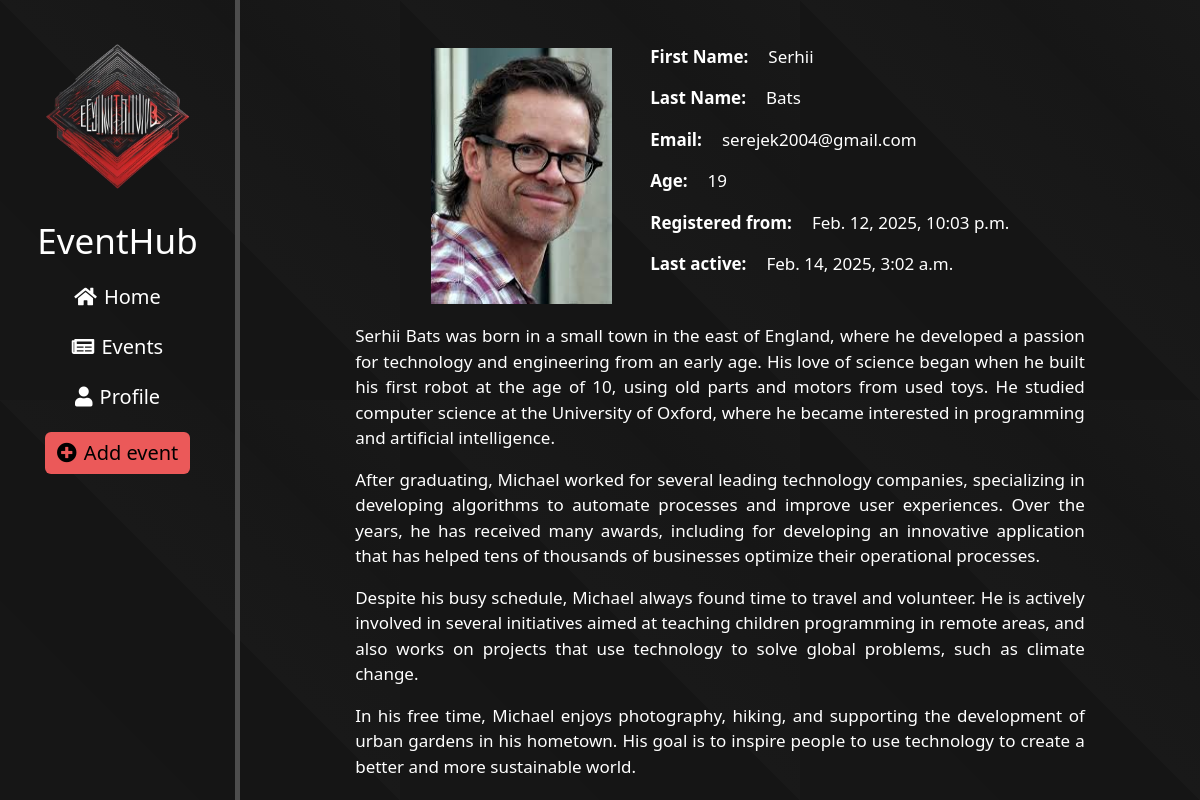
Screenshot of /profile/serejek (signed in) with the database file from the repository.
### profile/models.py (models this page shows, shortened)
class UserProfile(models.Model):
    user = models.OneToOneField(User, on_delete=models.CASCADE)
    slug = models.SlugField(unique=True, blank=True)
    age = models.PositiveIntegerField(null=True, blank=True, default=18)
    biography = models.TextField(null=True, blank=True, max_length=2000, default='Biography')
    profile_picture = models.ImageField(upload_to='static/profile_pics/', null=True, blank=True)
    class Meta:
        verbose_name = "Profile"
        verbose_name_plural = "Profiles"

### profile/views.py (the view)
# urls.py: path('profile/', include('profile.urls'), name='profile'),
def profile(request, slug):
    user_profile = get_object_or_404(UserProfile, slug=slug)
    is_owner = user_profile.user == request.user
    data = {"profile": user_profile, 'is_owner': is_owner}
    return render(request, 'profile/profile.html', data)

### profile/templates/profile/profile.html (shortened to what this page needs)
{% extends 'profile/base.html' %}
{% load static %}
{% block css %}
    <link rel="stylesheet" href="{% static 'profile/css/base.css' %}">
    <link rel="stylesheet" href="{% static 'main/css/base.css' %}">
    <link rel="stylesheet" href="{% static 'profile/css/profile.css' %}">
{% endblock css %}
{% block content %}
    {% if user.is_authenticated %}
        <div class="profile-content">
            <section class="profile-image-and-information">
                <div class="profile-image">
                    {% if profile.profile_picture %}
                        <img src="{{ profile.profile_picture.url }}"/>
                    {% else %}
                        <img src="{% static 'img/image-solid.svg' %}">
                    {% endif %}
                </div>
                <div class="profile-information">
                    <ul>
                        <li><span>First Name:</span> <p>{{ profile.user.first_name }}</p></li>
                        <li><span>Last Name:</span> <p>{{ profile.user.last_name }}</p></li>
                        <li><span>Email:</span> <p>{{ profile.user.email }}</p></li>
                        <li><span>Age:</span> <p>{{ profile.age }}</p></li>
                        <li><span>Registered from:</span> <p>{{ profile.user.date_joined }}</p></li>
                        <li><span>Last active:</span> <p>{{ profile.user.last_login }}</p></li>
                    </ul>
                </div>
            </section>
            <section class="profile-biography">
                <p>{{ profile.biography|linebreaks }}</p>
            </section>
        </div>
    {% endif %}
{% endblock content %}

### static/css/base.css (style rules this page uses)
body { display: flex; background: linear-gradient(45deg, #161616 25%, #151515 25%, #151515 50%, #191919 50%, #171717 75%, #161616 75%, #191919 100%); background-size: 400px 400px; animation: move-pattern 4s infinite linear; overflow-x: hidden; }

### profile/static/profile/css/base.css (style rules this page uses)
body { background-color: #282828; }

### main/static/main/css/base.css (style rules this page uses)
body { background-color: #282828; }

### profile/static/profile/css/profile.css (style rules this page uses)
.profile-content { color: white; margin-top: 5%; margin-left: 10%; width: 80%; height: 80%; font-size: 17px; }
.profile-image-and-information { height: 40%; width: 100%; display: flex; flex-direction: row; justify-content: center; }
.profile-image { height: 100%; display: flex; justify-content: center; align-items: center; }
.profile-image img { height: 100%; width: auto; }
.profile-information { margin-left: 5%; display: flex; flex-direction: column; justify-content: center; float: left; }
.profile-biography { width: 95%; margin-top: 2.5%; margin-left: 2.5%; margin-right: 2.5%; text-align: justify; word-wrap: break-word; }
.profile-information ul { list-style: none; padding: 0; }
.profile-information ul li { font-weight: bold; display: flex; flex-direction: row; justify-content: left; }
.profile-information ul p { font-weight: normal; margin-left: 20px; }

### rows the page displays
UserProfile: profile_picture (picture), user.first_name "Serhii", user.last_name "Bats", user.email "serejek2004@gmail.com", age "19", user.date_joined "Feb. 12, 2025, 10:03 p.m.", user.last_login "Feb. 14, 2025, 3:02 a.m.", biography "Serhii Bats was born in a small town in the east of England, where he developed a passion for technology and engineering from an early age. His love of science began when he built his first robot at the age of 10, using old parts and motors from used toys. He studied computer science at the University of Oxford, where he became interested in programming and artificial intelligence. After graduating, Michael worked for several leading technology companies, specializing in developing algorithms to automate processes and improve user experiences. Over the years, he has received many awards, including for developing an innovative application that has helped tens of thousands of businesses…"
